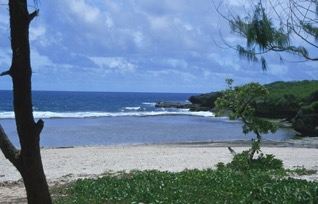
#> input picture scene.jpg, 318 x 204 px
$ jupyter execute 0614hw7.ipynb
#> lines starting #> are read from the running program, lines starting #| are printed output that depends on the picture
#> further down, img is the input picture: shape (204, 318, 3); mean R, G, B 102.6, 126.9, 151.9
[cell 1]
from skimage import  io
import matplotlib.pyplot as plt
def edgeDetection(image,thre):
#> called with thre = 50
    rows,cols,dims=image.shape
#> rows = 204; cols = 318; dims = 3
    for i in range(0,rows-1):
        for j in range(0,cols-1):
            sum = 0
            sum_rightBottom = 0
            for k in range(0,3):
                sum = sum + image[i,j,k]
                sum_rightBottom = sum_rightBottom + image[i+1,j+1,k]
            dif = abs(sum_rightBottom - sum)
            if dif > thre:
                value = 0
            else:
                value = 255
            for k in range(0,3):
                image[i,j,k] = value
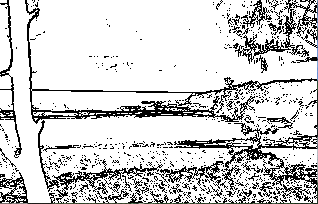
#> image: shape (204, 318, 3); mean R, G, B 207.2, 207.3, 207.3
    return image

img=io.imread('scene.jpg')
threshold = 50

plt.figure(num='scene', figsize=(20,20))

plt.subplot(1,2,1)
plt.title('origin image')
plt.imshow(img)

img2 = edgeDetection(img, threshold)

plt.subplot(1,2,2)
plt.title('edge detected image')
plt.imshow(img2)
plt.show()
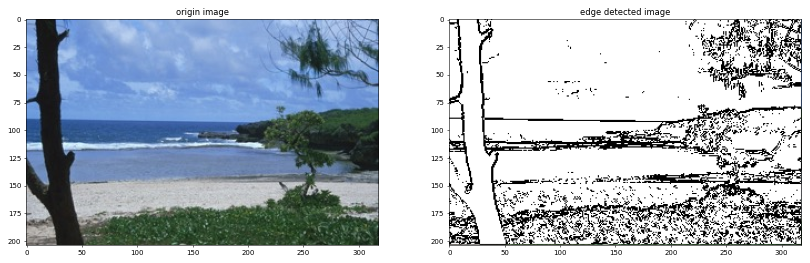
#> figure drawn by matplotlib, 2 panels

[cell 2]
from skimage import  io
import matplotlib.pyplot as plt
def edgeDetection(image,thre):
#> called with thre = 50
    rows,cols,dims=image.shape
#> rows = 204; cols = 318; dims = 3
    for i in range(0,rows-1):
        for j in range(0,cols-1):
            sum = 0
            sum_rightBottom = 0
            for k in range(0,3):
                sum = sum + image[i,j,k]
                sum_rightBottom = sum_rightBottom + image[i+1,j+1,k]
            dif = abs(sum_rightBottom - sum)
            if dif > thre:
                value = 0
            else:
                value = 255
            for k in range(0,3):
                image[i,j,k] = value
    return image

img=io.imread('scene.jpg')
threshold = 50

plt.figure(num='scene', figsize=(20,20))

plt.subplot(1,2,1)
plt.title('origin image')
plt.imshow(img)

img2 = edgeDetection(img, threshold)

plt.subplot(1,2,2)
plt.title('edge detected image')
plt.imshow(img2)
plt.show()

$ run again, with 0413.jpg copied over scene.jpg
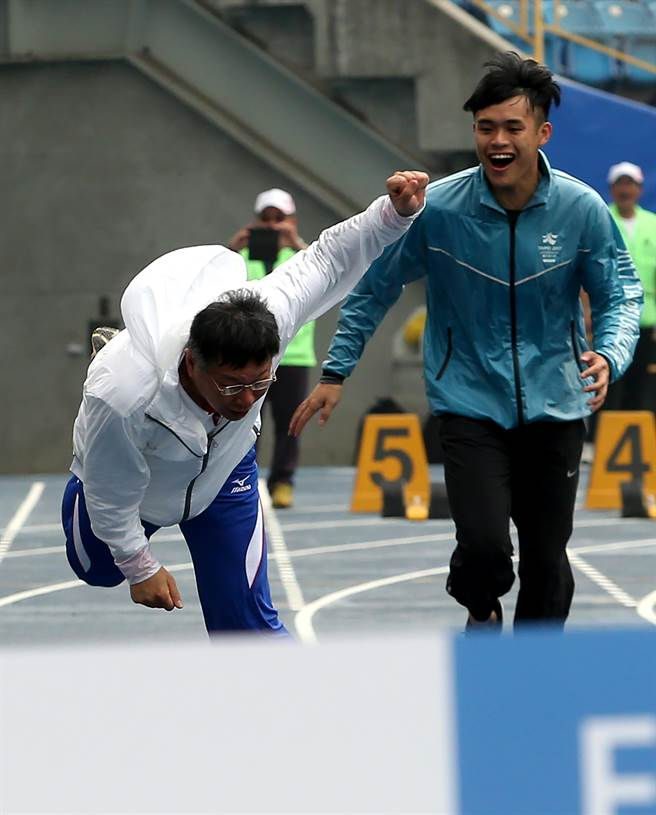
#> input picture 0413.jpg, 656 x 815 px
#> img is the input picture: shape (815, 656, 3); mean R, G, B 111.5, 122.1, 126.2
#> after the loop in edgeDetection, `for i in range(0,rows-1):`:
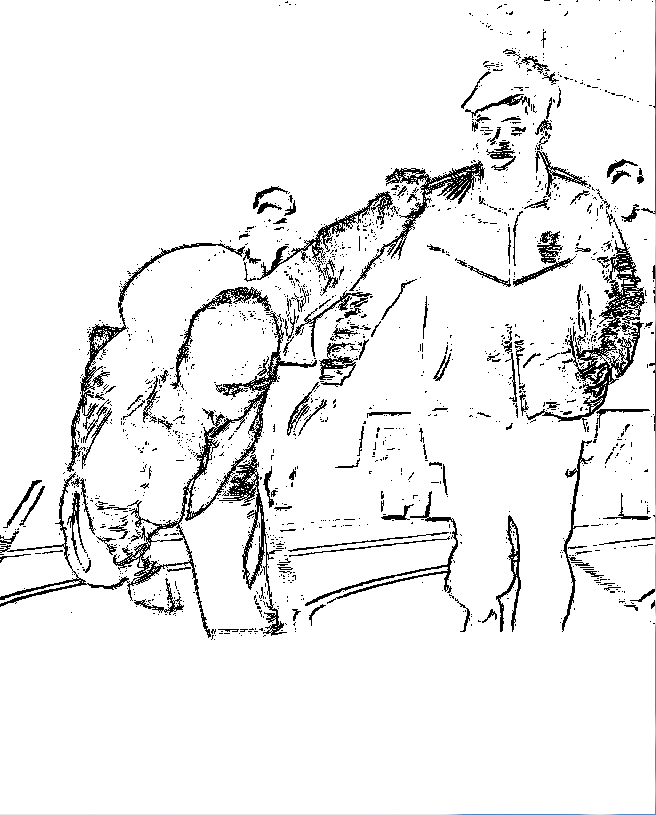
#> image: shape (815, 656, 3); mean R, G, B 237.3, 237.3, 237.3
#> `plt.show()`:
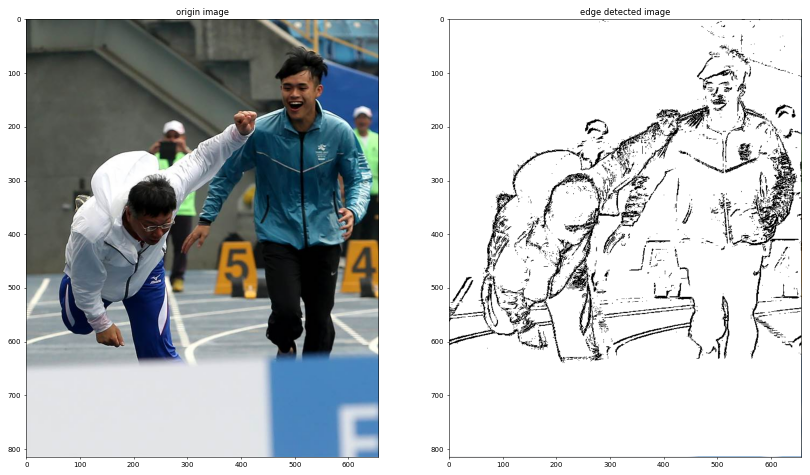
#> figure drawn by matplotlib, 2 panels
